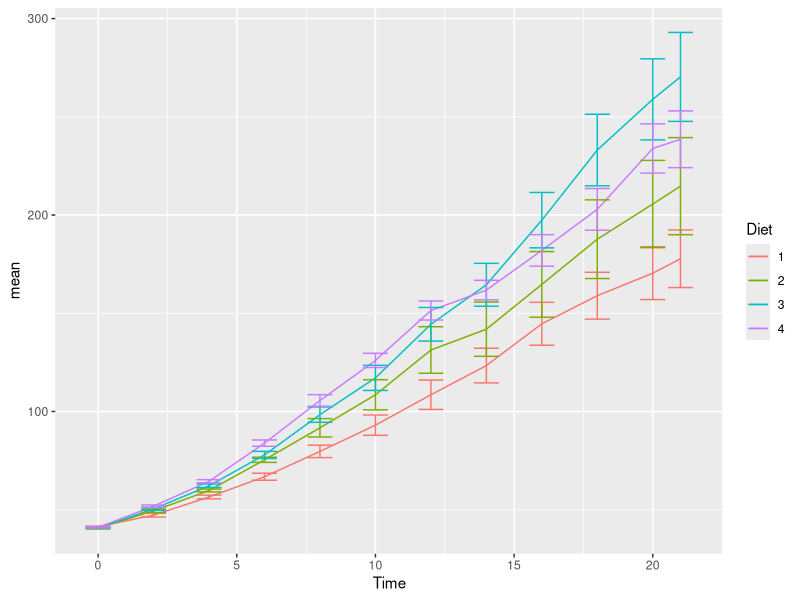
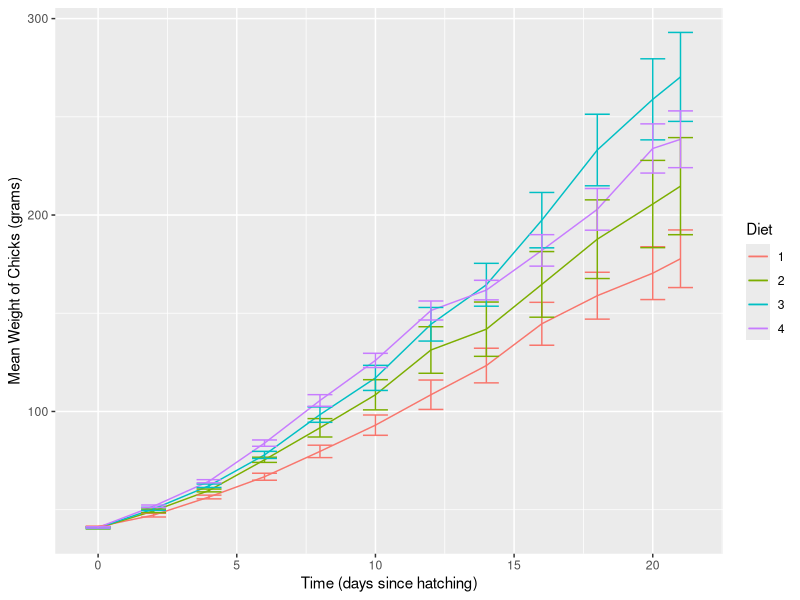
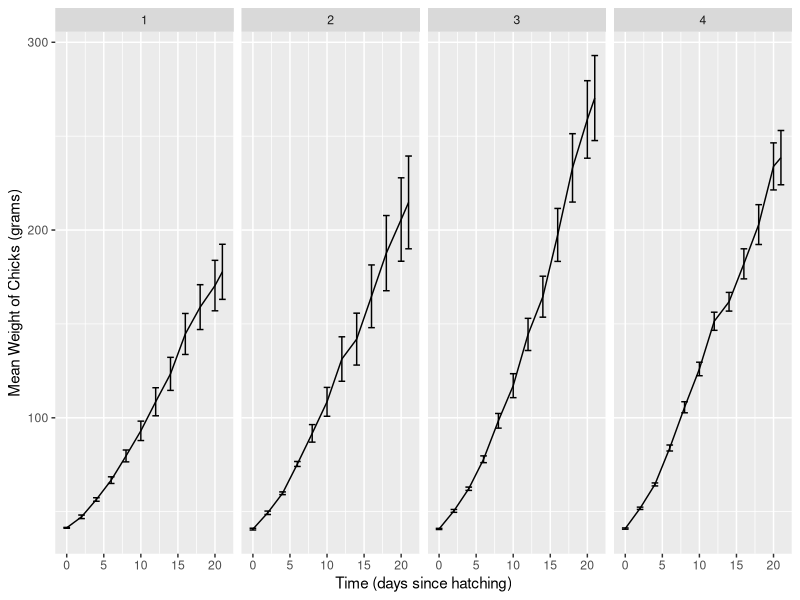
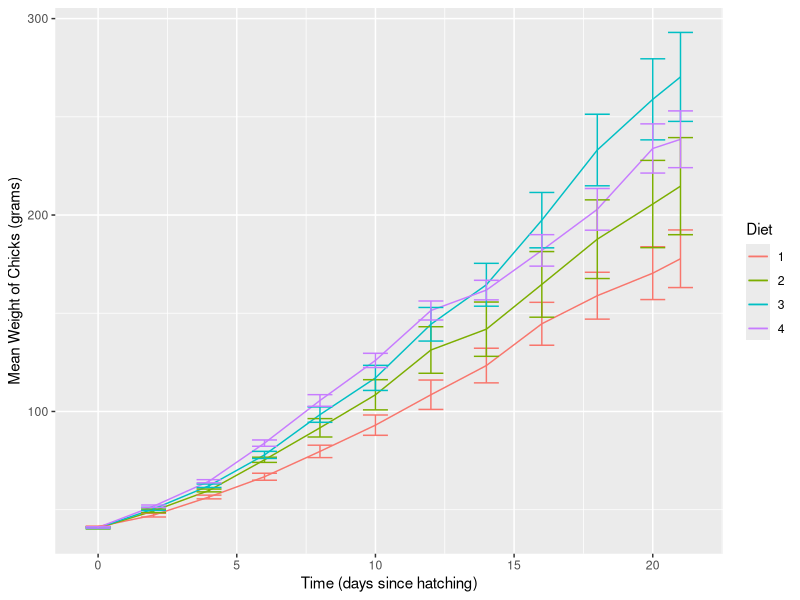
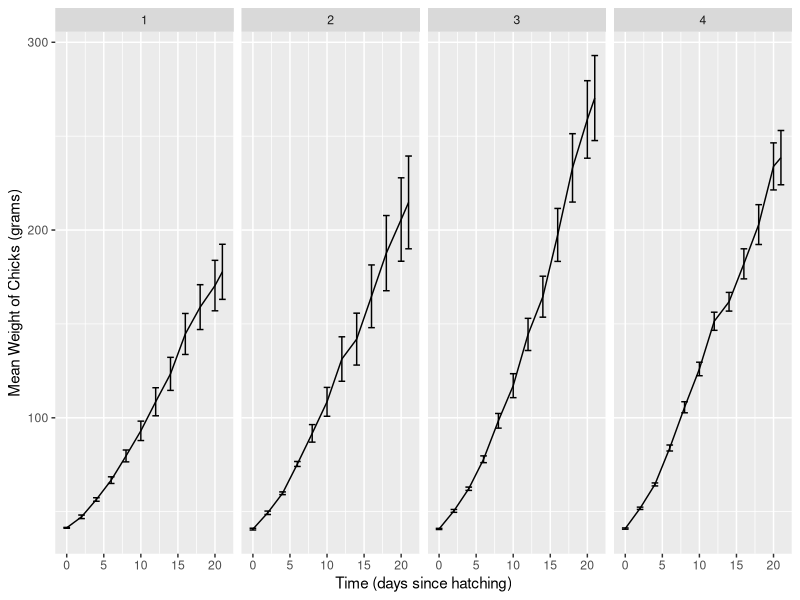
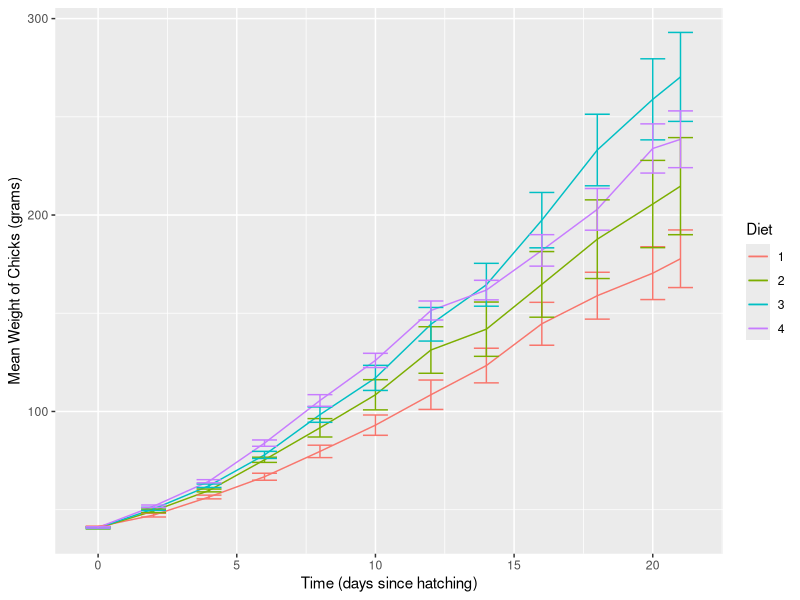
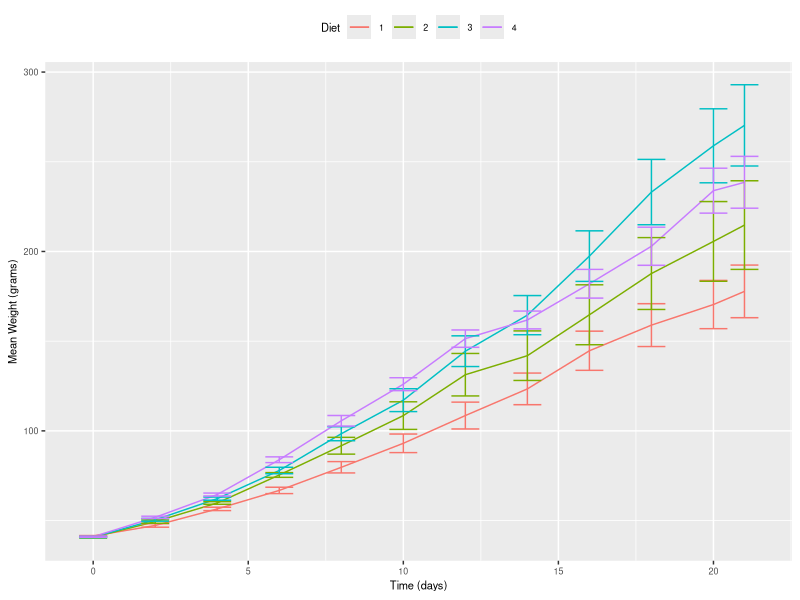
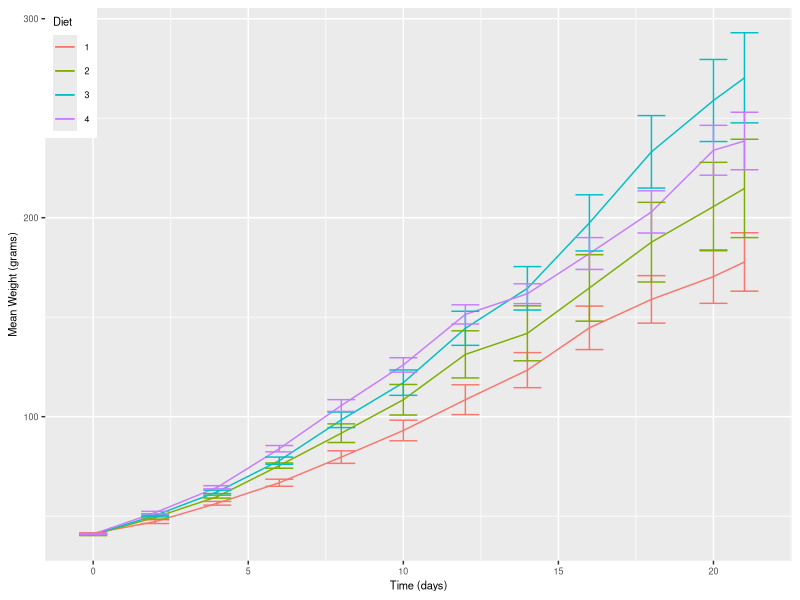

Here is the R script that generated these plots, in order:
## ---- chunk 1
library(datasets)
library(tidyverse)
head(ChickWeight)
se <- function(x) sqrt(var(x)/length(x))
feedTimeSummary <- ChickWeight %>% group_by(Time, Diet) %>% summarise(mean = mean(weight), se = se(weight))
ggplot(feedTimeSummary, aes(x=Time, y=mean, color=Diet)) + geom_line() + geom_errorbar(aes(ymin=mean - se, ymax= mean + se))
## ---- chunk 2
ggplot(feedTimeSummary, aes(x=Time, y=mean, color=Diet)) + geom_line() + geom_errorbar(aes(ymin=mean - se, ymax= mean + se)) + scale_x_continuous("Time (days since hatching)") + scale_y_continuous("Mean Weight of Chicks (grams)")
## ---- chunk 3
pdf(file="chickweight.pdf", width=6, height=4)
ggplot(feedTimeSummary, aes(x=Time, y=mean, color=Diet)) + geom_line() + geom_errorbar(aes(ymin=mean - se, ymax= mean + se)) + scale_x_continuous("Time (days since hatching)") + scale_y_continuous("Mean Weight of Chicks (grams)")
dev.off()
## ---- chunk 4
ggplot(feedTimeSummary, aes(x=Time, y=mean)) + geom_line() + geom_errorbar(aes(ymin=mean - se, ymax= mean + se)) + facet_grid(~ Diet) + scale_x_continuous("Time (days since hatching)") + scale_y_continuous("Mean Weight of Chicks (grams)")
bmp(filename = "japr_figure1.bmp", width = 8, height=3, units = "in", res=300)
ggplot(feedTimeSummary, aes(x=Time, y=mean)) + geom_line() + geom_errorbar(aes(ymin=mean - se, ymax= mean + se)) + facet_grid(~ Diet) + scale_x_continuous("Time (days since hatching)") + scale_y_continuous("Mean Weight of Chicks (grams)")
dev.off()
## ---- chunk 5
citation()
citation("ggplot2")
citation("tidyverse")
## ---- chunk 6
pdf(file="chickweightv2.pdf", width=2, height=2)
ggplot(feedTimeSummary, aes(x=Time, y=mean, color=Diet)) + geom_line() + geom_errorbar(aes(ymin=mean - se, ymax= mean + se)) + scale_x_continuous("Time (days since hatching)") + scale_y_continuous("Mean Weight of Chicks (grams)")
dev.off()
## ---- chunk 7
pdf(file="chickweightv3.pdf", width=2, height=2)
ggplot(feedTimeSummary, aes(x=Time, y=mean, color=Diet)) + geom_line() + geom_errorbar(aes(ymin=mean - se, ymax= mean + se)) + scale_x_continuous("Time (days)") + scale_y_continuous("Mean Weight (grams)") +
  theme(legend.position="top") + theme(text = element_text(size=8))
dev.off()
## ---- chunk 8
pdf(file="chickweightv4.pdf", width=2, height=2)
ggplot(feedTimeSummary, aes(x=Time, y=mean, color=Diet)) + geom_line() + geom_errorbar(aes(ymin=mean - se, ymax= mean + se)) + scale_x_continuous("Time (days)") + scale_y_continuous("Mean Weight (grams)") +
  theme(legend.justification=c(0,1), legend.position=c(0,1)) + theme(text = element_text(size=8))
dev.off()
## ---- chunk 9
pdf(file="chickweightv5.pdf", width=2, height=2)
ggplot(feedTimeSummary, aes(x=Time, y=mean, color=Diet)) + geom_line() + geom_errorbar(aes(ymin=mean - se, ymax= mean + se)) + scale_x_continuous("Time (days)") + scale_y_continuous("Mean Weight (grams)") +
  theme(legend.justification=c(0,0.9), legend.position=c(0.1,0.9)) +
  theme(text = element_text(size=8)) +
  theme(legend.key.height = unit(0.3, "cm"))
dev.off()
